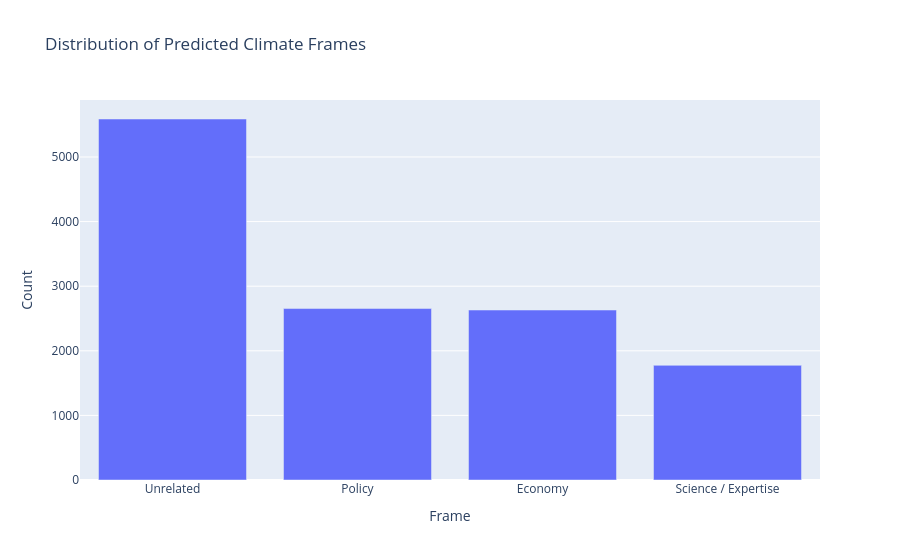

Notebook code cell kept with this figure:
### Code cell
import plotly.express as px

frame_counts = (
    filtered_df_final["Predicted_Frame_Logistic"]
    .value_counts()
    .reset_index()
)

frame_counts.columns = ["Frame", "Count"]

fig = px.bar(
    frame_counts,
    x="Frame",
    y="Count",
    title="Distribution of Predicted Climate Frames"
)

fig.show()

### Figure 1 — Plotly figure (JSON) as saved in the notebook; plotly's stock layout.template omitted (floating-point values rounded to 4 significant figures)
{"data": [{"alignmentgroup": "True", "hovertemplate": "Frame=%{x}<br>Count=%{y}<extra></extra>", "legendgroup": "", "marker": {"color": "#636efa", "pattern": {"shape": ""}}, "name": "", "offsetgroup": "", "orientation": "v", "showlegend": false, "textposition": "auto", "type": "bar", "x": ["Unrelated", "Policy", "Economy", "Science / Expertise"], "xaxis": "x", "y": [5588, 2654, 2631, 1775], "yaxis": "y"}], "layout": {"barmode": "relative", "legend": {"tracegroupgap": 0}, "title": {"text": "Distribution of Predicted Climate Frames"}, "xaxis": {"anchor": "y", "domain": [0, 1], "title": {"text": "Frame"}}, "yaxis": {"anchor": "x", "domain": [0, 1], "title": {"text": "Count"}}}}
